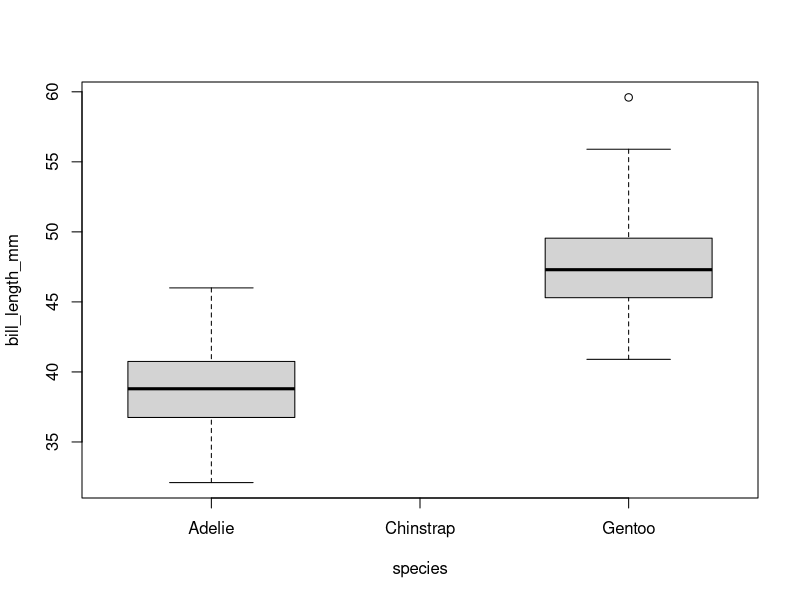
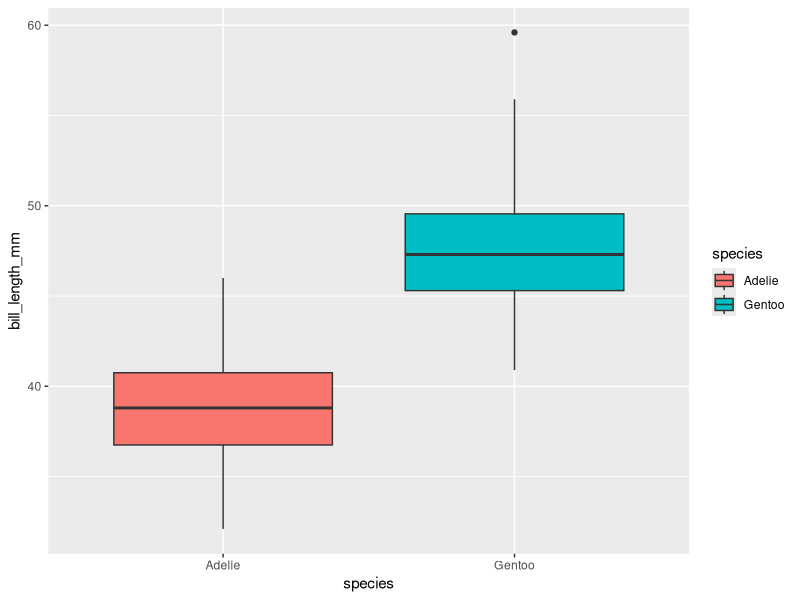
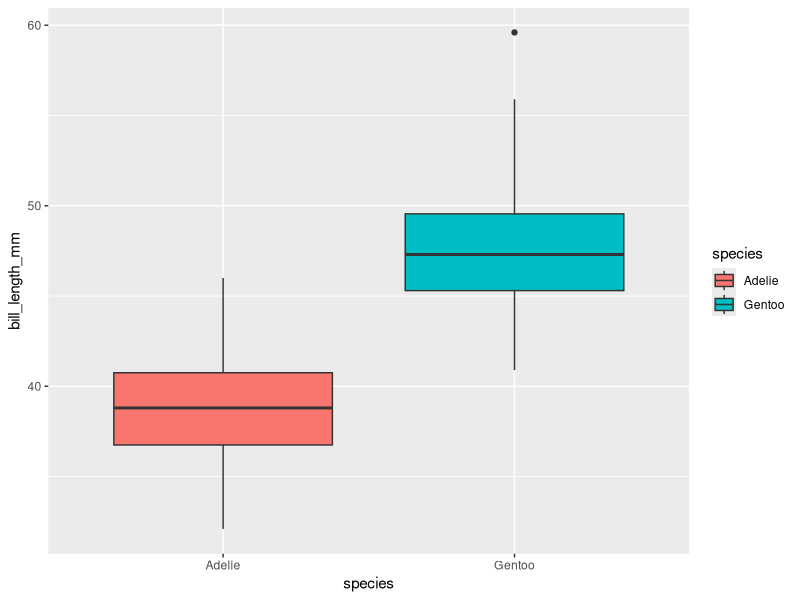

Generate these figures, in order, with R:
## ---- chunk 1
library(tidyverse)
library(palmerpenguins)
## ---- chunk 2
#View(penguins)

dim(penguins)

colnames(penguins)

#OR

#penguins %>% 
  #View()

penguins %>% 
  dim()

penguins %>% 
  colnames()

## ---- chunk 3
class(penguins$species)

class(penguins$bill_length_mm)

#OR 

penguins$species %>% 
  class()

penguins$bill_length_mm %>% 
  class()
## ---- chunk 4
two_species <- filter(penguins, species == "Adelie" | species == "Gentoo")

#OR 

two_species <- penguins %>% 
  filter(species == "Adelie" | species == "Gentoo")
## ---- chunk 5
boxplot(bill_length_mm ~ species, data = two_species) 

ggplot(two_species, 
        aes(x = species, y = bill_length_mm, fill = species)) +
        geom_boxplot()

#OR 

two_species %>% 
  ggplot(
    aes(x = species, y = bill_length_mm, fill = species)) + 
    geom_boxplot()
## ---- chunk 6
t.test(bill_length_mm ~ species, data = two_species)

mod_0 <- lm(bill_length_mm ~ species, data = two_species)

summary(mod_0)
